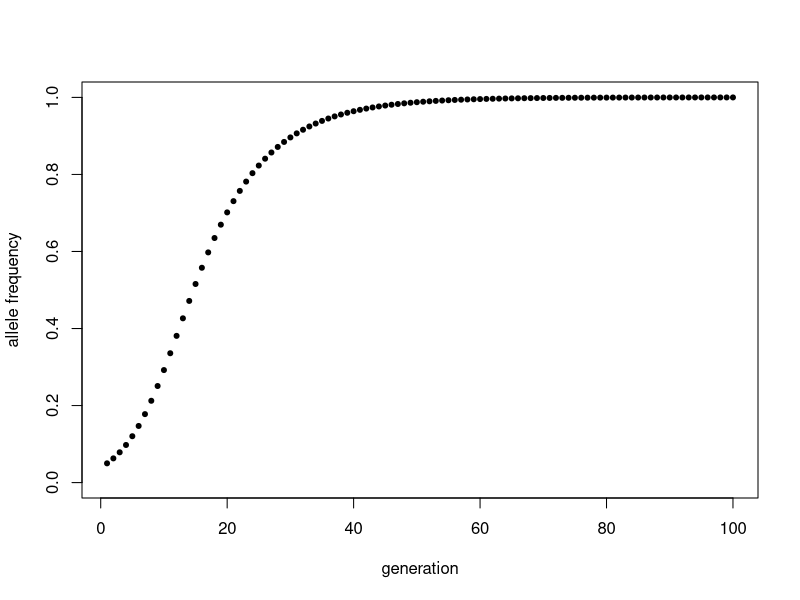
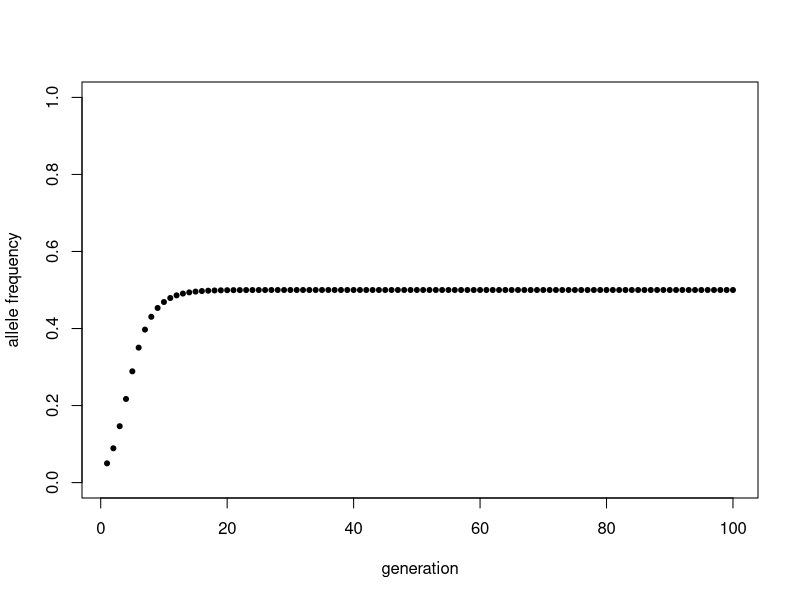
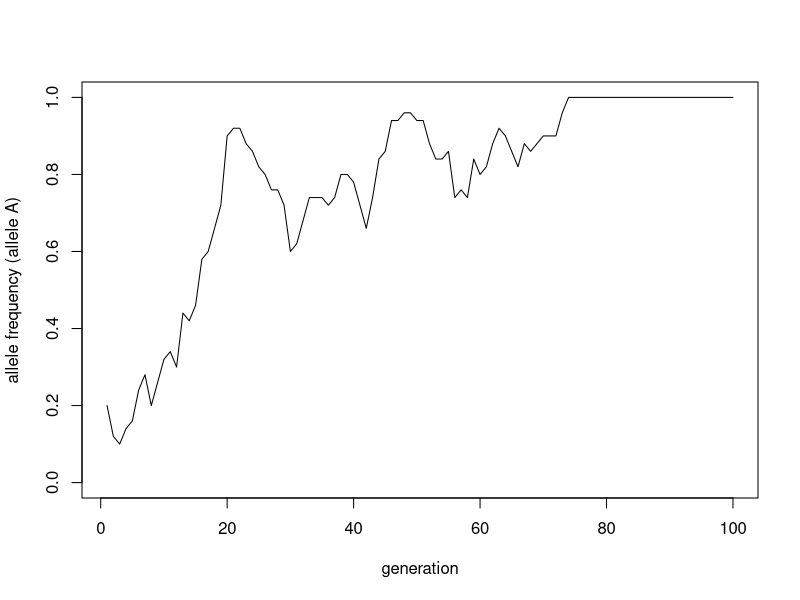
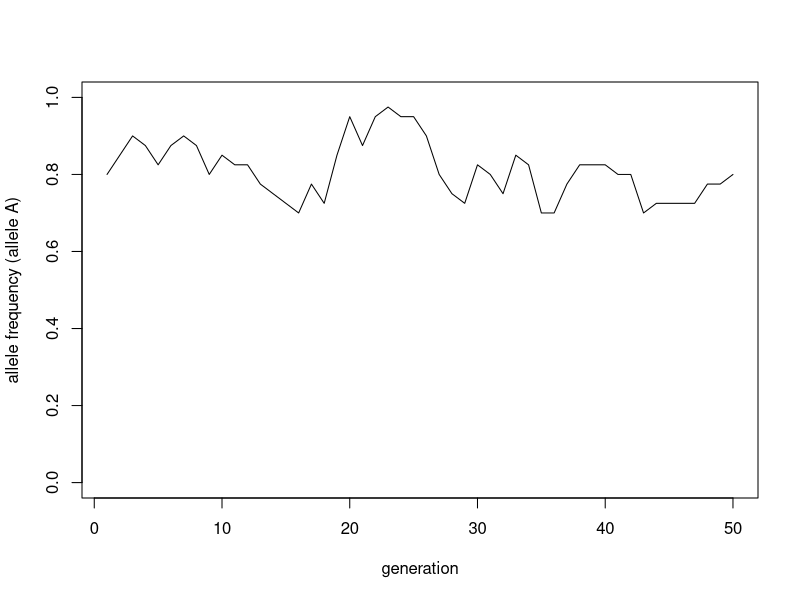
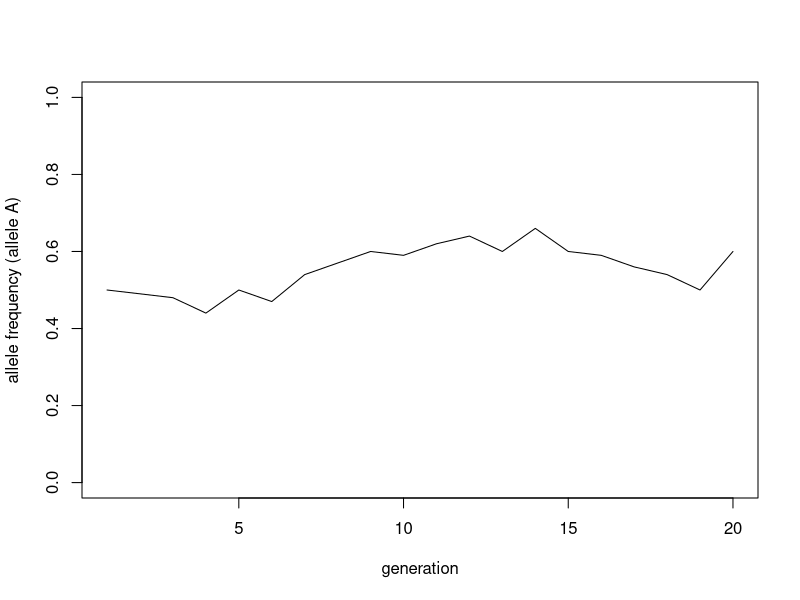
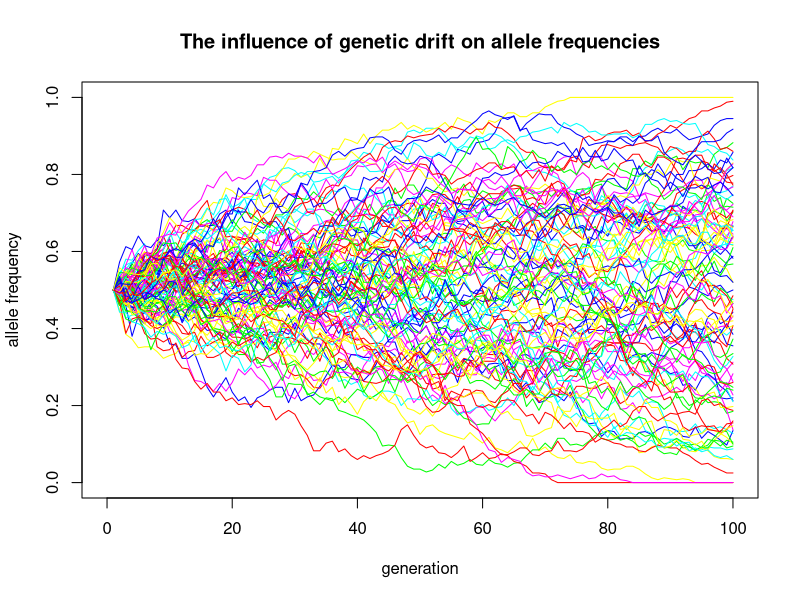
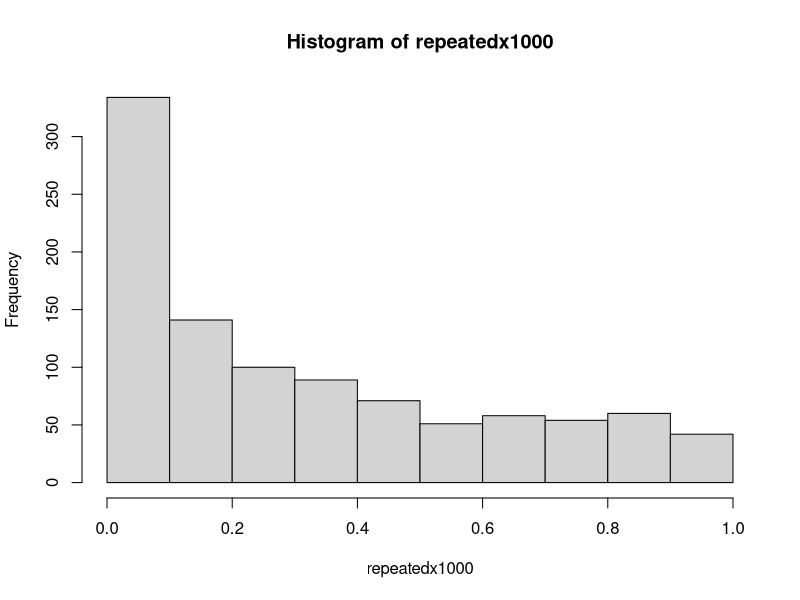
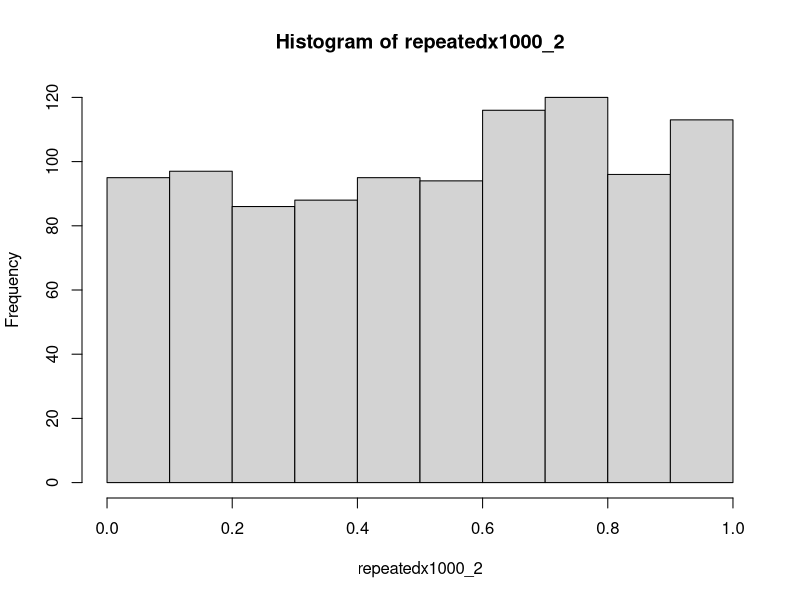

These charts were generated, in order, by the following R code:
## ---- chunk 1
diploid_selection <- function(p0, w1, w2, w3, n) {
  #Initialize vectors
  p <- rep(NA, n)
  w_bar <- rep(NA, n)
  
  #Starting conditions
  p[1] <- p0
  w_bar[1] <- ((p[1]^2)*w1) + (2*p[1]*(1-p[1])*w2) + (((1-p[1])^2)*w3)
  
  #Loop generation to generation
  for (i in 2:n) {
    w_bar[i-1] <- ((p[i-1]^2)*w1) + (2*p[i-1]*(1-p[i-1])*w2) + (((1-p[i-1])^2)*w3)
    p[i] <- ((p[i-1]^2)*(w1/w_bar[i-1])) + (p[i-1]*(1-p[i-1])*(w2/w_bar[i-1]))
  }
  
  #Plot allele frequency
  generations <- 1:length(p)
  plot(p ~ generations, pch = 20,
       ylab = "allele frequency",
       xlab = "generation",
       ylim = c(0, 1))
  
  #Fixation messages
  if (any(p > 0.9999)) {
    fixation <- min(which.max(p > 0.9999)) #isn't using min here redundant? 
    cat("Fixation for allele A occurs approximately at generation", fixation)
  } else if (any(p < 0.0001)) { #if other allele fixes. Although the assumption is that allele A is the beneficial one
    fixation <- min(which.max(p < 0.0001))
    cat("Fixation for the other allele (a) occurs approximately at generation", fixation)
  } else {
    maxAlleleFreq <- max(p)
    cat("Fixation does not occur. Maximum allele frequency of allele A is", maxAlleleFreq)
  }
}
#testing
diploid_selection(0.05, 1, 0.9, 0.7, 100)
diploid_selection(0.05, 0.5, 1, 0.5, 100)
## ---- chunk 2
drift <- function(n_alleles, p0, n) {
  
  #Initialize frequency vector
  allele_freq <- rep(NA, n)
  
  #Starting condition 
  allele_freq[1] <- p0
  
  #Loop over generations.
  for (i in 2:n) {
   allele_count <- sample(c("A", "a"), 
    size = n_alleles, 
    replace = TRUE, 
    prob = c(allele_freq[i-1], (1 - allele_freq[i-1])))
    allele_freq[i] <- sum(allele_count == "A")/n_alleles
  }
  
  #Plot allele frequency over time
  generations <- 1:n
  plot(allele_freq ~ generations, type = "l",
       ylab = "allele frequency (allele A)",
       xlab = "generation",
       ylim = c(0, 1))
  
  
  
  #Message ADD SOMETHING HERE? E.G FIXATION?
  if (any(allele_freq == 0)) {
    loss<- min(which.max(allele_freq == 0)) #isn't using min here redundant? 
    cat("The allele A was lost from the population at generation", loss)
  } else if (any(allele_freq == 1)){
    fix <- min(which.max(allele_freq == 1))
    cat("The allele A was fixed in the population at generation", fix)
  } else {
    cat("Frequency of allele A is", allele_freq[n], "after", n, "generations")
  }
  #return(allele_freq) #Optional line to show frequency for each generation
}

drift(50, 0.2, 100)
drift(40, 0.8, 50)
drift(100, 0.5, 20)
## ---- chunk 3
drift_rep <- function(n_alleles, p0, n, reps) {
  
  
  #Initialize frequency vector
  allele_freq <- rep(NA, n)
  
  #Starting conditions
  allele_freq[1] <- p0
  loss_count <- 0
  
  for (j in 1:reps) {
    for (i in 2:n) {
      allele_count <- sample(c("A", "a"), 
                      size = n_alleles, 
                      replace = TRUE, 
                      prob = c(allele_freq[i-1], (1 - allele_freq[i-1])))
      allele_freq[i] <- sum(allele_count == "A")/n_alleles
        }
      if (any(allele_freq == 0)) {
      loss_count <- loss_count + 1
      }
  }
return(loss_count/reps)
  }

drift_rep(400, 0.5, 100, 1000)
drift_rep(400, 0.25, 100, 1000)
drift_rep(400, 0.1, 100, 1000)
## ---- chunk 4
drift_rep_plotter <- function(n_alleles, p0, n, reps) {


  #Generate a blank plot:
  plot(x = 1, y = 0, type = "n",
     main = "The influence of genetic drift on allele frequencies", 
     xlab = "generation", 
     ylab = "allele frequency", 
     xlim = c(0, n),
     ylim = c(0, 1))
  generations <- 1:n
  
  #Initialize frequency vector
  allele_freq <- rep(NA, n)
  
  #Starting conditions
  allele_freq[1] <- p0
  
#Do I need to store all the allele frequencies for every rep?
  for (j in 1:reps) {
    for (i in 2:n) {
      allele_count <- sample(c("A", "a"), 
                            size = n_alleles, 
                            replace = TRUE, 
                            prob = c(allele_freq[i-1], (1 - allele_freq[i-1])))
      allele_freq[i] <- sum(allele_count == "A")/n_alleles
      }
  lines(x = generations, y = allele_freq, type = "l", col = sample(rainbow(6), 1))
  }
}

drift_rep_plotter(400, 0.5, 100, 100)
## ---- chunk 5
data_sim <- function(n, a, b, rse) {
  x <- seq(from = 1, to = 20, length.out = n)
  y_deterministic <- a + b*x
  #set.seed(42) #Allowing for check against sample code
  y_simulated <- rnorm(length(x), mean = y_deterministic, sd = rse)
  
  mod_sim <- lm(y_simulated ~ x)
  p_val_slope <- summary(mod_sim)$coef[2,4]
  return(p_val_slope)
}

data_sim(20, 0.5, 0.1, 2)
## ---- chunk 6
#Checking with sample code from assignment:
x <- seq(from = 1, to = 20, length.out = 20)
a <- 0.5
b <- 0.1
y_deterministic <- a + b*x
set.seed(42) #Specify seed
y_simulated <- rnorm(length(x), mean = y_deterministic, sd = 2)

mod_sim <- lm(y_simulated ~ x)
p_val_slope2 <- summary(mod_sim)$coef[2,4]
p_val_slope2
#Use set.seed() to specify same seed for each random sampling--will generate same set of random numbers each time. Then compare the two outputs.
set.seed(42)
p_val_slope2 == data_sim(20, 0.5, 0.1, 2)
## ---- chunk 7
repeatedx1000 <- rep(NA, 1000)
repeatedx1000 <- replicate(1000, data_sim(20, 0.5, 0.1, 2))

#Histogram of p values
hist(repeatedx1000)

#Proportion under p = 0.05
sum(repeatedx1000 < 0.05)/length(repeatedx1000)
## ---- chunk 8
repeatedx1000_2 <- rep(NA, 1000)
repeatedx1000_2 <- replicate(1000, data_sim(20, 0.5, 0, 2))
hist(repeatedx1000_2)
sum(repeatedx1000_2 < 0.05)/length(repeatedx1000_2)
## ---- chunk 9
repeatedx1000_3 <- rep(NA, 1000)
repeatedx1000_3 <- replicate(1000, data_sim(20, 0.5, 0.3, 2))
hist(repeatedx1000_3)
sum(repeatedx1000_3 < 0.05)/length(repeatedx1000_3)
## ---- chunk 10
sample_sizes <- seq(from = 10, to = 100, by = 5)
p_val_prop <- rep(NA, length(sample_sizes))
rep100 <- rep(NA, 100)
for (i in 1:length(sample_sizes)) {
  rep100 <- replicate(100, data_sim(sample_sizes[i], 0.5, 0.1, 1.5))
  p_val_prop[i] <- sum(rep100 < 0.05)/length(rep100)
}
names(p_val_prop) <- sample_sizes
p_val_prop

#Or, in matrix format 
p_val_prop_matrix <- cbind(sample_sizes, p_val_prop)
p_val_prop_matrix

#Plotting
plot(p_val_prop ~ sample_sizes, pch = 20,
     xlab = "sample size",
     ylab = "proportion of p values < 0.05")
